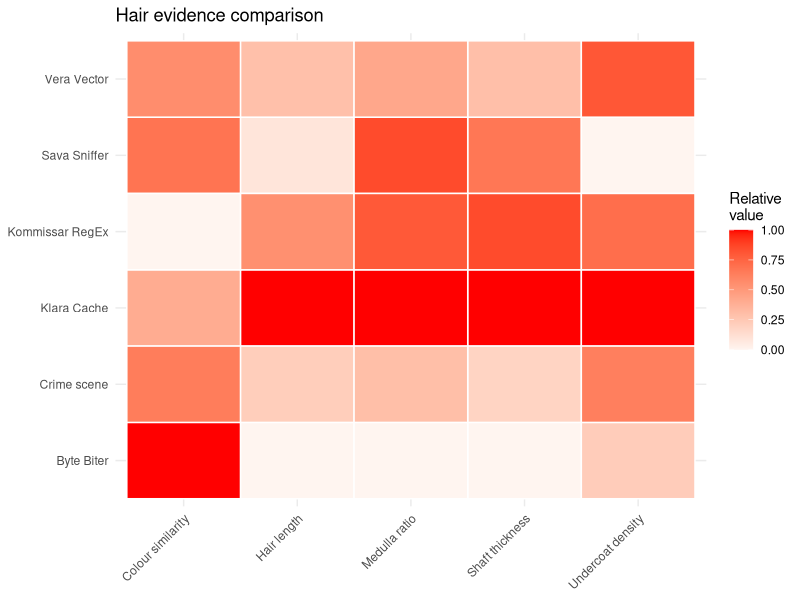
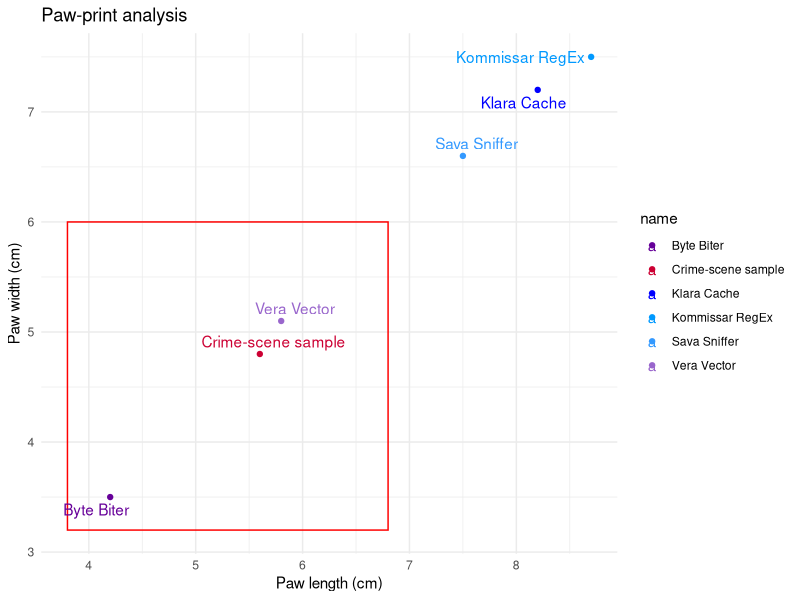
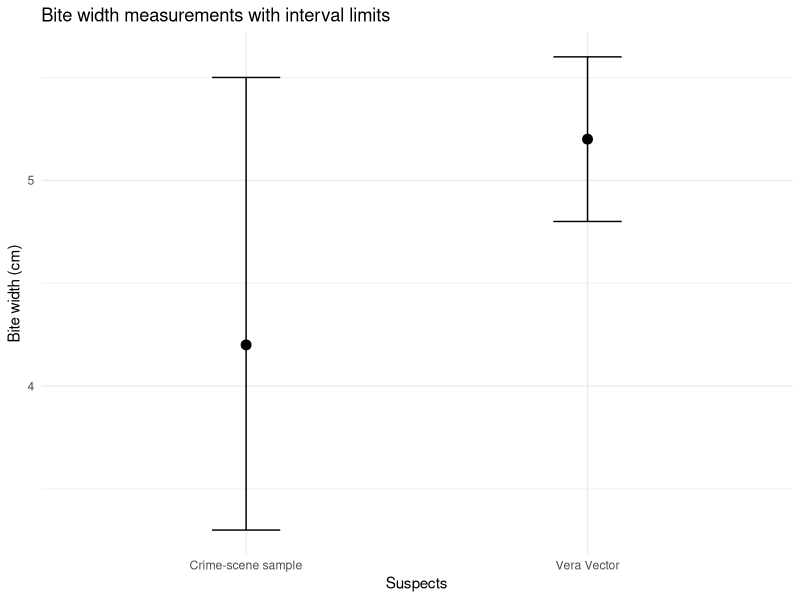

Generate these figures, in order, with R:
## ---- chunk 1
#| output: false
# Loading the data
data <- read.csv("data/dog_database_expanded.csv")
#str(data)
#colnames(data)
## ---- chunk 2
#| output: false
# Loading libraries
library(ggplot2)
library(ggrepel)
library(tidyverse)
## ---- chunk 3
#| label: fig-hairheatmap
#| fig-cap: "Hair features of the dogs."
#| warning: false

# Hair-feature heatmap
crime_scene <- data %>% filter(record_type == "crime_scene")
all_dogs <- data %>% filter(record_type == "suspect_reference")

heat_data <- bind_rows(all_dogs, crime_scene) %>%
  mutate(name = ifelse(record_type == "crime_scene", "Crime scene", name)) %>%
  select(name,
         `Hair length` = hair_length_cm,
         `Shaft thickness` = hair_diameter_um,
         `Undercoat density` = hair_undercoat_score_0_1,
         `Colour similarity` = hair_lightness_0_1,
         `Medulla ratio` = hair_medulla_ratio) %>%
  pivot_longer(-name, names_to = "feature", values_to = "value") %>%
  group_by(feature) %>%
  mutate(scaled = (value - min(value)) / (max(value) - min(value))) %>%
  ungroup()

ggplot(heat_data, aes(x = feature, y = name, fill = scaled)) +
  geom_tile(color = "white", linewidth = 0.5) +
  scale_fill_gradient(low = "#fff5f0", high = "red", limits = c(0, 1)) +
  labs(x = NULL, y = NULL, fill = "Relative\nvalue", title = "Hair evidence comparison") +
  theme_minimal() +
  theme(
    panel.background = element_rect(fill = "white", color = NA),
    plot.background  = element_rect(fill = "white", color = NA),
    axis.text.x = element_text(angle = 45, hjust = 1)
  )
## ---- chunk 4
#| label: fig-pawprints
#| fig-cap: "Paw-print sizes of the dogs."
#| warning: false


# Paw-print scatterplot
crime_scene <- data %>% filter(record_type == "crime_scene")

ggplot(data, aes(paw_length_cm, paw_width_cm, label = name, color = name)) +
  geom_rect(
    data = crime_scene,
    aes(xmin = paw_length_lower_cm, xmax = paw_length_upper_cm,
        ymin = paw_width_lower_cm, ymax = paw_width_upper_cm),
    inherit.aes = FALSE,
    fill = NA, color = "red", linewidth = 0.5
  ) +
  geom_point() +
  geom_text_repel() +
  scale_color_manual(values = c("Sava Sniffer" = "#3399FF", "Klara Cache" = "#0000FF",
                               "Byte Biter" = "#660099", "Kommissar RegEx" = "#0099FF",
                               "Vera Vector" = "#9966CC", "Crime-scene sample" = "#CC0033")) +
  labs(x = "Paw length (cm)", y = "Paw width (cm)", title = "Paw-print analysis") +
  theme_minimal() +
  theme(
    panel.background = element_rect(fill = "white", color = NA),
    plot.background  = element_rect(fill = "white", color = NA)
  )
## ---- chunk 5
#| label: fig-bitemarks
#| fig-cap: "Bite marks of the dogs."
#| warning: false

selected_data <- data[data$name %in% c("Bite Byter", "Vera Vector", "Crime-scene sample"), ]

# Bite-mark interval plot
# geom_errorbarh() or geom_pointrange() 
ggplot(selected_data, aes(x = name, y = bite_width_cm)) +
  geom_point(size = 3) +                  # shows the measurement itself
  geom_errorbar(
    aes(ymin = bite_width_lower_cm, ymax = bite_width_upper_cm),
    width = 0.2,
    na.rm = FALSE
  ) +
  labs(
    x = "Suspects",
    y = "Bite width (cm)",
    title = "Bite width measurements with interval limits"
  ) +
  theme_minimal()
